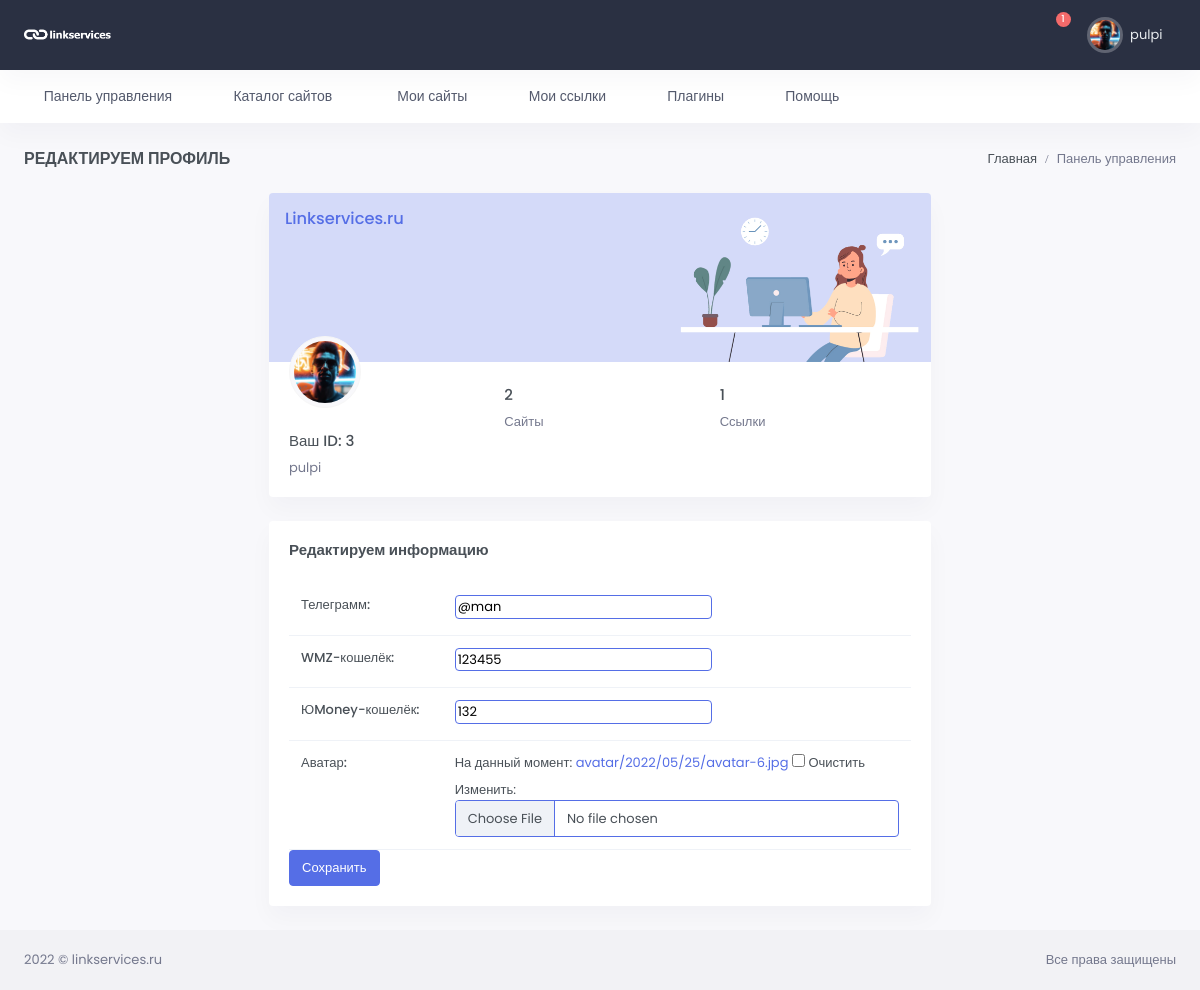
Page /edit/id=3 (signed in) on the committed database.
### users/models.py (models this page shows, shortened)
class User(AbstractUser):
    email = models.EmailField(_("email address"), unique=True, )
    email_verify = models.BooleanField(default=False)
    USERNAME_FIELD = 'email'
    REQUIRED_FIELDS = ['username']
    class Meta:
        verbose_name = _("Пользователь")
        verbose_name_plural = _("Пользователи")
        ordering = ('-date_joined',)

class Profile(models.Model):
    user = models.OneToOneField(User, verbose_name="Пользователь",
                                related_name='profile', null=True, on_delete=models.CASCADE)
    chat_id = models.CharField(max_length=100, blank=True, null=True, verbose_name='Чат ID телеграмм')
    TOKEN = models.CharField(max_length=100, blank=True, null=True)
    wmz = models.CharField(max_length=200, blank=True, null=True, verbose_name='WMZ-кошелёк')
    ymoney = models.CharField(max_length=200, blank=True, null=True, verbose_name='ЮMoney-кошелёк')
    current_balance = models.PositiveIntegerField(default=0, blank=True, null=True, verbose_name="Текущий баланс")
    hold_balance = models.PositiveIntegerField(default=0, blank=True, null=True, verbose_name='На удержании')
    output_balance = models.PositiveIntegerField(default=0, blank=True, null=True, verbose_name='Ожидает вывода')
    name_telegram = models.CharField(blank=True, null=True, max_length=100, verbose_name='Телеграмм')
    avatar = models.ImageField(upload_to='avatar/%Y/%m/%d/', blank=True, null=True, verbose_name='Аватар')
    created = models.DateTimeField(auto_now_add=True, verbose_name='Создан')
    update = models.DateTimeField(auto_now=True, verbose_name='Обновлён')
    class Meta:
        verbose_name = 'Профиль пользователя'
        verbose_name_plural = 'Профили пользователей'

### users/views.py (the view)
# urls.py: path('edit/id=<int:pk>', ProfileUpdate.as_view(), name='edit_profile'),
class ProfileUpdate(LoginRequiredMixin, UpdateView):
    form_class = ProfileForm
    model = Profile
    template_name = 'users/edit_profile.html'
    success_url = '/profile/id={user_id}'
    def dispatch(self, request, *args, **kwargs):
        obj = self.get_object()
        if obj.user != self.request.user:
            return redirect('catalog')
        return super(ProfileUpdate, self).dispatch(request, *args, **kwargs)

### users/forms.py
class ProfileForm(forms.ModelForm):
    def __init__(self, *args, **kwargs):
        super().__init__(*args, **kwargs)
        self.fields['name_telegram'].widget.attrs.update({'class': 'border border-primary rounded'})
        self.fields['wmz'].widget.attrs.update({'class': 'border border-primary rounded'})
        self.fields['ymoney'].widget.attrs.update({'class': 'border border-primary rounded'})
        self.fields['avatar'].widget.attrs.update({'class': 'form-control border border-primary'})
        self.fields['user'].widget = forms.HiddenInput()
    class Meta:
        model = Profile
        fields = ('name_telegram', 'wmz', 'ymoney', 'avatar', 'user')

### users/templates/users/edit_profile.html (shortened to what this page needs)
{% extends 'base.html' %}
{% load static %}
{% block content %}
<div id="layout-wrapper">
    <div class="main-content">
        <div class="page-content">
            <div class="container-fluid">
                <div class="row">
                    <div class="col-12">
                        <div class="page-title-box d-sm-flex align-items-center justify-content-between">
                            <h4 class="mb-sm-0 font-size-18">Редактируем профиль</h4>
                            <div class="page-title-right">
                                <ol class="breadcrumb m-0">
                                    <li class="breadcrumb-item"><a href="{% url 'catalog' %}">Главная</a></li>
                                    <li class="breadcrumb-item active">Панель управления</li>
                                </ol>
                            </div>
                        </div>
                    </div>
                </div>
                <div class="row justify-content-center align-items-center">
                    <div class="col-xl-7">
                        <div class="card overflow-hidden">
                            <div class="bg-primary bg-soft">
                                <div class="row">
                                    <div class="col-7">
                                        <div class="text-primary p-3">
                                            <h5 class="text-primary">Linkservices.ru</h5>
                                        </div>
                                    </div>
                                    <div class="col-5 align-self-end">
                                        <img src="{% static '/images/profile-img.png' %}" alt="" class="img-fluid">
                                    </div>
                                </div>
                            </div>
                            <div class="card-body pt-0">
                                <div class="row">
                                    <div class="col-sm-4">
                                        <div class="avatar-md profile-user-wid mb-4">
                                           {% if profile.avatar %}
                                            <img src="{{ profile.avatar.url }}" alt=""
                                                 class="img-thumbnail rounded-circle">
                                            {% else %}
                                            <img src="{% static '/images/favicon.ico' %}" alt=""
                                                 class="img-thumbnail rounded-circle">
                                            {% endif %}
                                        </div>
                                        <h5 class="font-size-15 text-truncate">Ваш ID: {{ profile.id }} </h5>
                                        <p class="text-muted mb-0 text-truncate">{{ user.username }}</p>
                                    </div>
                                    <div class="col-sm-8">
                                        <div class="pt-4">
                                            <div class="row">
                                                <div class="col-6">
                                                    <h5 class="font-size-15">{{ profile.user_website.count }}</h5>
                                                    <p class="text-muted mb-0">Сайты</p>
                                                </div>
                                                <div class="col-6">
                                                    <h5 class="font-size-15">{{ profile.user_link.count }}</h5>
                                                    <p class="text-muted mb-0">Ссылки</p>
                                                </div>
                                            </div>
                                        </div>
                                    </div>
                                </div>
                            </div>
                        </div>
                        <div class="card">
                            <div class="card-body">
                                <h4 class="card-title mb-4">Редактируем информацию</h4>
                                <div class="table-responsive">
                                    <form method="post" action="" enctype="multipart/form-data">
                                    <table class="table table-nowrap mb-0">
                                        <tbody>
                                        {{ form }}
                                        </tbody>
                                    </table>
                                        <button type="submit" class="btn btn-primary text-center">
                                        Сохранить
                                        </button>
                                        </form>
                                </div>
                            </div>
                        </div>
                    </div>
                </div>
            </div>
        </div>
    </div>
</div>
{% endblock %}

### templates/inc/_header.html (shortened to what this page needs)
{% load static %}
<header id="page-topbar">
    <div class="navbar-header">
        <div class="d-flex">
            <div class="navbar-brand-box">
                <a href="{% url 'profile' pk=user.id %}" class="logo logo-light">
                    <span class="logo-lg">
                                    <img src="{% static '/images/logo-light.png' %}" alt="" height="19">
                                </span>
                </a>
            </div>
        </div>
        <div class="d-flex">
            <div class="dropdown d-none d-lg-inline-block ms-1">
                <button type="button" class="btn header-item noti-icon waves-effect"
                        data-bs-toggle="dropdown" aria-haspopup="true" aria-expanded="false">
                    <i class="bx bx-customize"></i>
                </button>
            </div>
            <div class="dropdown d-inline-block">
                <button type="button" class="btn header-item noti-icon waves-effect"
                        id="page-header-notifications-dropdown"
                        data-bs-toggle="dropdown" aria-haspopup="true" aria-expanded="false">
                    {% if user.profile.chat_id %}
                    <i class="bx bx-bell"></i>
                    {% else %}
                    <i class="bx bx-bell bx-tada"></i>
                    <span class="badge bg-danger rounded-pill">1</span>
                    {% endif %}
                </button>
            </div>
            <div class="dropdown d-inline-block">
                <button type="button" class="btn header-item waves-effect" id="page-header-user-dropdown"
                        data-bs-toggle="dropdown" aria-haspopup="true" aria-expanded="false">
                    <img class="rounded-circle header-profile-user"
                         src="{% if user.profile.avatar %}{{ user.profile.avatar.url }}{% else %}{% static '/images/favicon.ico' %}{% endif %}"
                     alt="Header Avatar">
                    <span class="d-none d-xl-inline-block ms-1" key="t-henry">{{ user.username }}</span>
                    <i class="mdi mdi-chevron-down d-none d-xl-inline-block"></i>
                </button>
            </div>
        </div>
    </div>
</header>
<div class="topnav">
    <div class="container-fluid">
        <nav class="navbar navbar-light navbar-expand-lg topnav-menu">
            <div class="collapse navbar-collapse" id="topnav-menu-content">
                <ul class="navbar-nav">
                    <li class="nav-item dropdown">
                        <a class="nav-link dropdown-toggle arrow-none" href="{% url 'profile' pk=user.id %}" id="topnav-dashboard"
                           role="button">
                            <i class="bx bx-home-circle me-2"></i><span key="t-dashboards">Панель управления</span>
                        </a>
                    </li>
                    <li class="nav-item dropdown">
                        <a class="nav-link dropdown-toggle arrow-none" href="{% url 'catalog' %}" id="topnav-dashboard"
                           role="button">
                            <i class="bx bx-home-circle me-2"></i><span key="t-dashboards">Каталог сайтов</span>
                        </a>
                    </li>
                    <li class="nav-item dropdown">
                        <a class="nav-link dropdown-toggle arrow-none" href="{% url 'my-sites' %}" id="topnav-uielement"
                           role="button">
                            <i class="bx bx-tone me-2"></i>
                            <span key="t-ui-elements">Мои сайты</span>
                        </a>
                    </li>
                    <li class="nav-item dropdown">
                        <a class="nav-link dropdown-toggle arrow-none" href="{% url 'my-links' %}" id="topnav-pages"
                           role="button">
                            <i class="bx bx-customize me-2"></i><span key="t-apps">Мои ссылки</span>
                        </a>
                    </li>
                    <li class="nav-item dropdown">
                        <a class="nav-link dropdown-toggle arrow-none" href="{% url 'plugins' %}" id="topnav-components"
                           role="button">
                            <i class="bx bx-collection me-2"></i><span key="t-components">Плагины</span>
                        </a>
                    </li>
                    <li class="nav-item dropdown">
                        <a class="nav-link dropdown-toggle arrow-none" href="{% url 'help' %}" id="topnav-more"
                           role="button">
                            <i class="bx bx-file me-2"></i><span key="t-extra-pages">Помощь</span>
                        </a>
                    </li>
                </ul>
            </div>
        </nav>
    </div>
</div>

### rows in the picture
User: avatar (picture), username "pulpi"
Profile: avatar (picture), id "3", user_website.count "2", user_link.count "1", name_telegram "@man", wmz "123455", ymoney "132"
